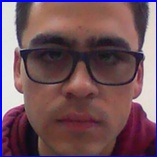
#> input picture images/Carlos_Arreola_1.jpg, 157 x 157 px; its folder holds only this picture in this run
$ python -i photo_commands.py   (imports and definitions only)
#> lines starting #> are read from the running program, lines starting #| are printed output that depends on the picture
import glob
import cv2
import numpy as np
import time
import os

#import the cascade for face detection
face_cascade = cv2.CascadeClassifier('haarcascade_frontalface_default.xml')

# [24 lines left out: function takeSnapshotAndSave, not called in this run]

def loadAllImages():
    images = [cv2.imread(file) for file in glob.glob("./images/*.jpg")]
    return images

# [10 lines left out: functions resizeImages, showImages, not called in this run]

def applyFilter(images):
    name = ""
    kernel = np.array([[1, 1, 1], [1, 2, 1], [1, 1, 1]])
    diffo = cv2.filter2D(images[-1], -1, kernel)

    del images[-1]
    diff_array = images
    total_diff_array = images
    umbral_array = images

    # Se aplica el filtro de convolucion en 2D con el kernel
    for i in range(len(diff_array)):
        diff_array[i] = cv2.filter2D(images[i], -1, kernel)

    # Obtenemos diferencia total, da como resultado una matriz
    for i in range(len(diff_array)):
        total_diff_array[i] = cv2.absdiff(diffo, diff_array[i])

    # Pasamos la diferencia de una matriz a un valor numerico
    for i in range(len(total_diff_array)):
        umbral_array[i] = np.sum(total_diff_array[i]) / 65536

    minimum = min(umbral_array)

    for i in range(len(umbral_array)):
        if minimum is umbral_array[i] and i < 10:
            name = "Carlos"

        if minimum is umbral_array[i] and i >= 10 and i < 20:
            name = "Miguel"

        if minimum is umbral_array[i] and i >= 20 and i < 30:
            name = "Misael"

    return name

def closeImages():
    cv2.destroyAllWindows()
    return None

# [10 lines left out: function deleteAllPhotos, not called in this run]

>>> import cv2
>>> picture = cv2.imread('images/Carlos_Arreola_1.jpg', cv2.IMREAD_GRAYSCALE)
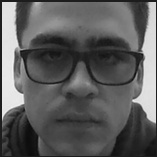
#> picture: shape (157, 157); min 11, max 244, mean 93.6
>>> result = applyFilter(picture)
#> in applyFilter, `diffo = cv2.filter2D(images[-1], -1, kernel)`: diffo = 157 values from 255 to 255
#> (the run stopped early here; a loop or call above may not have finished)
